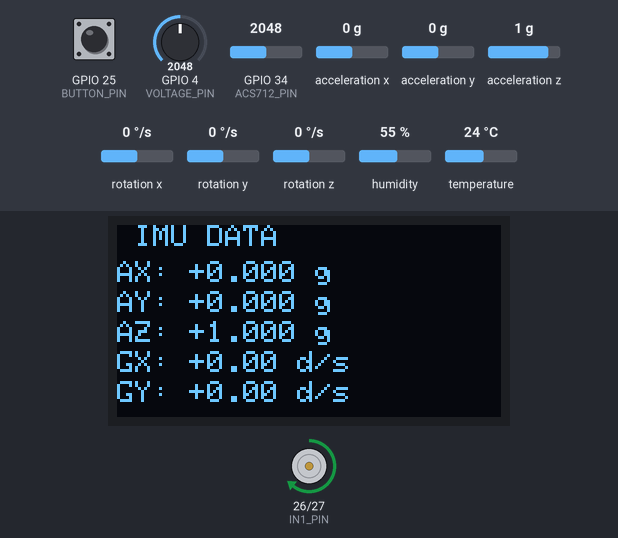
Simulated run of this sketch. Board: ESP32. Parts: 128×64 one-colour display, motor-driver pin pairs drawn as motors (green arrow = first pin HIGH = forward, orange = second pin HIGH = backward, longer = more drive, scaled by the enable pin). The inputs (shaded band) are chosen by the test bench; at power-on: GPIO 25 (BUTTON_PIN) HIGH, acceleration x 0 g, acceleration y 0 g, acceleration z 1 g, GPIO 4 (VOLTAGE_PIN) = 2048, GPIO 34 (ACS712_PIN) = 2048, rotation x 0 °/s, rotation y 0 °/s, rotation z 0 °/s, humidity 55 %, temperature 24 °C. Storage starts empty; what the sketch prints to the serial monitor is not drawn.

Above: at 7.9 s.
8.0 s: GPIO 25 (BUTTON_PIN) pulled LOW for 0.15 s
At 9.5 s:
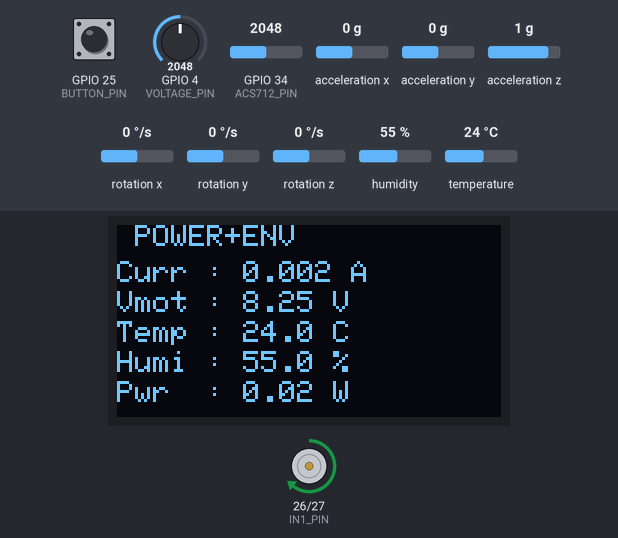
9.8 s: GPIO 25 (BUTTON_PIN) pulled LOW for 1 s
At 10.46 s:
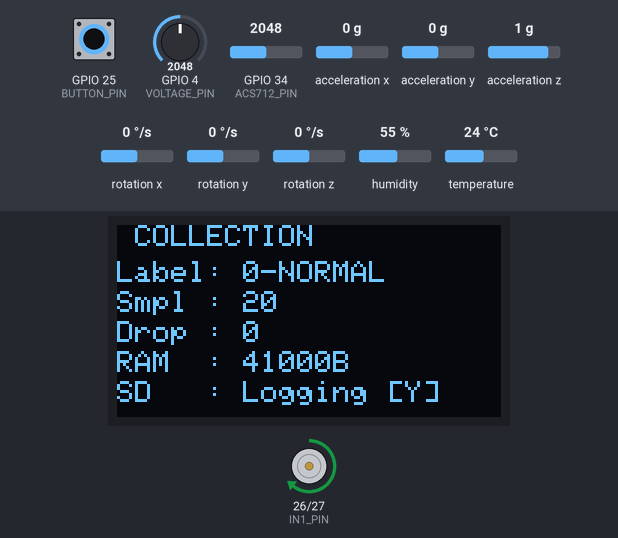
11.4 s: GPIO 25 (BUTTON_PIN) pulled LOW for 3.2 s
At 12.4 s:
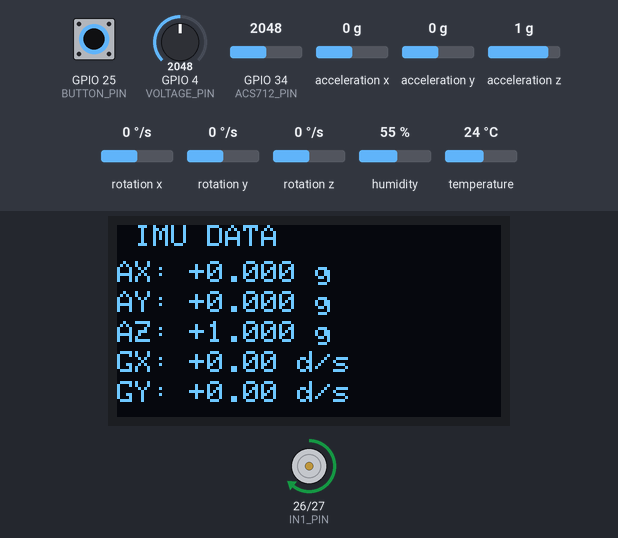
16.1 s: acceleration x set to -1.4 g
At 16.7 s:
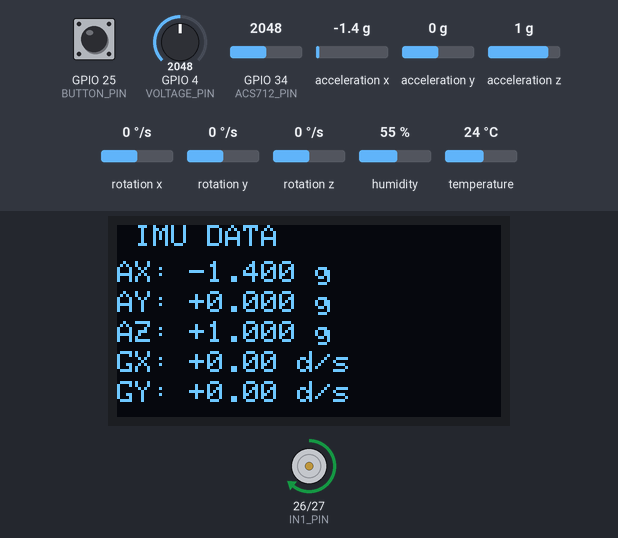
17.9 s: acceleration y set to -1.4 g
At 19.4 s:
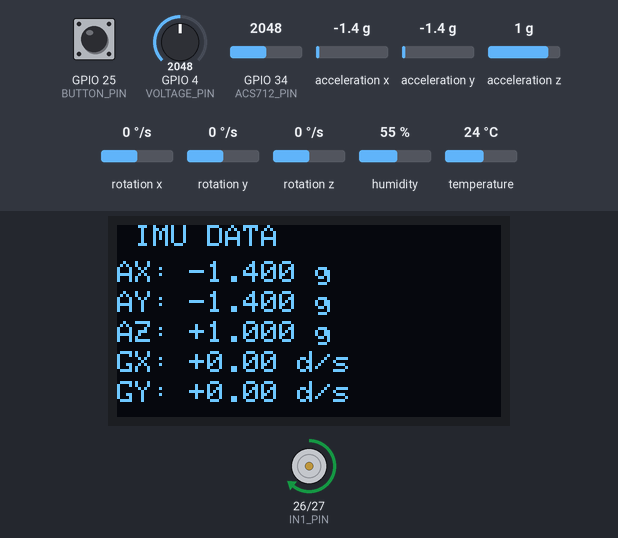
19.8 s: acceleration z set to -1.4 g
At 21.4 s:
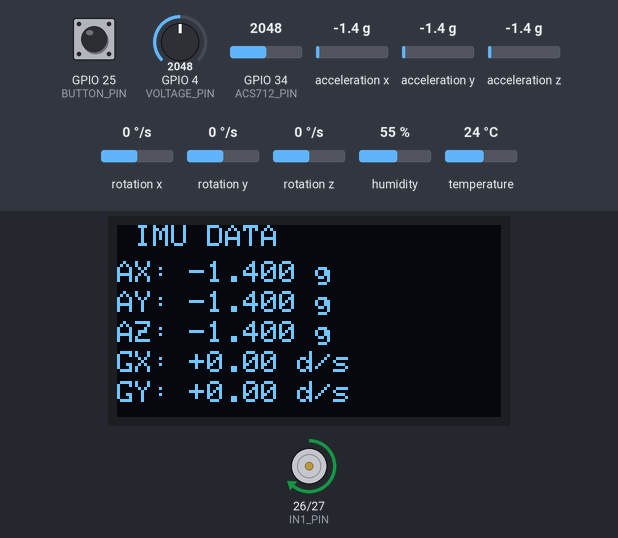
Timing chart, 0 to 22.7 s (numbered marks = the images above; inputs shaded):
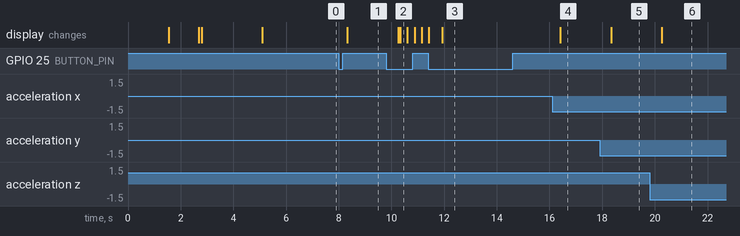

The sketch:

ESP32_FreeRTOS_motorcontrol.ino
```cpp
#include <Arduino.h>
#include <Wire.h>
#include <MPU6050.h>
#include "I2Cdev.h"
#include <DHT.h>
#include <SD.h>
#include <SPI.h>
#include <Adafruit_SH110X.h>
#include "freertos/FreeRTOS.h"
#include "freertos/task.h"
#include "freertos/queue.h"
#include "freertos/semphr.h"

//═══════════════════════════════════════
// PIN DEFINITIONS
//═══════════════════════════════════════
#define DHT11_PIN         13
#define ACS712_PIN        34
#define VOLTAGE_PIN        4
#define IN1_PIN           26
#define IN2_PIN           27
#define ENA_PIN           14
#define SD_CS_PIN          5
#define SDA_PIN           21
#define SCL_PIN           22
#define BUTTON_PIN        25
#define ENABLE_SD         0
//═══════════════════════════════════════
// OLED CONFIG
//═══════════════════════════════════════
#define OLED_ADDRESS    0x3C
#define SCREEN_WIDTH     128
#define SCREEN_HEIGHT     64

//═══════════════════════════════════════
// SAMPLING CONFIG
//═══════════════════════════════════════
#define SAMPLE_RATE_MS    10   // 100Hz (10)
#define QUEUE_SIZE        100

//═══════════════════════════════════════
// ACS712 CONFIG
// 5A  → 0.185
// 20A → 0.100
// 30A → 0.066
//═══════════════════════════════════════
#define ACS712_SENSITIVITY  0.185f
#define ACS712_ZERO_OFFSET  1.65f

//═══════════════════════════════════════
// VOLTAGE SENSOR CONFIG
//═══════════════════════════════════════
#define VOLTAGE_RATIO       5.0f

//═══════════════════════════════════════
// MOTOR CONFIG
//═══════════════════════════════════════
#define MOTOR_SPEED         180
#define PWM_CHANNEL           0
#define PWM_FREQ           1000
#define PWM_RES               8

//═══════════════════════════════════════
// LABEL — CHANGE BEFORE EACH RUN
// 0 = Normal
// 1 = Bearing Fault
// 2 = Overload
// 3 = Misalignment
//═══════════════════════════════════════
#define CURRENT_LABEL         0  // change

const char* LABEL_NAMES[] = {
  "NORMAL",
  "BRG FAULT",
  "OVERLOAD",
  "MISALIGN"
};

//═══════════════════════════════════════
// OBJECTS
//═══════════════════════════════════════
MPU6050          mpu;
DHT              dht(DHT11_PIN, DHT11);
Adafruit_SH1106G display(SCREEN_WIDTH,
                          SCREEN_HEIGHT,
                          &Wire, -1);

//═══════════════════════════════════════
// DATA STRUCTURES
//═══════════════════════════════════════
struct SensorFrame {
  unsigned long timestamp;
  float accel_x;
  float accel_y;
  float accel_z;
  float gyro_x;
  float gyro_y;
  float gyro_z;
  float temperature;
  float humidity;
  float current;
  float motorVoltage;
  int   label;
};

struct DisplayData {
  float accel_x;
  float accel_y;
  float accel_z;
  float gyro_x;
  float gyro_y;
  float gyro_z;
  float temperature;
  float humidity;
  float current;
  float motorVoltage;
  unsigned long samples;
  unsigned long dropped;
  int   label;
  bool  sdPresent;
};

//═══════════════════════════════════════
// GLOBAL FLAGS + STATS
//═══════════════════════════════════════
bool sdAvailable                 = false;
volatile unsigned long totalSamples  = 0;
volatile unsigned long droppedFrames = 0;

//═══════════════════════════════════════
// FREERTOS HANDLES
//═══════════════════════════════════════
QueueHandle_t     sensorQueue;
QueueHandle_t     displayQueue;
SemaphoreHandle_t sdMutex;
QueueHandle_t serialQueue;
QueueHandle_t sdQueue;

//═══════════════════════════════════════════════
// HELPER: Read ACS712
//═══════════════════════════════════════════════
float readCurrent() {
  long sum = 0;
  for (int i = 0; i < 500; i++) {
    sum += analogRead(ACS712_PIN);
    delayMicroseconds(50);
  }
  float avg     = sum / 500.0f;
  float voltage = avg * (3.3f / 4095.0f);
  float current = (voltage - ACS712_ZERO_OFFSET)
                  / ACS712_SENSITIVITY;
  return abs(current);
}

//═══════════════════════════════════════════════
// HELPER: Read Motor Voltage
//═══════════════════════════════════════════════
float readMotorVoltage() {
  long sum = 0;
  for (int i = 0; i < 500; i++) {
    sum += analogRead(VOLTAGE_PIN);
    delayMicroseconds(50);
  }
  float avg        = sum / 500.0f;
  float adcVoltage = avg * (3.3f / 4095.0f);
  return abs(adcVoltage * VOLTAGE_RATIO);
}

//═══════════════════════════════════════════════
// MOTOR HELPERS
//═══════════════════════════════════════════════
void setupMotor() {
  pinMode(IN1_PIN, OUTPUT);
  pinMode(IN2_PIN, OUTPUT);
  ledcSetup(PWM_CHANNEL, PWM_FREQ, PWM_RES);
  ledcAttachPin(ENA_PIN, PWM_CHANNEL);
}

void motorForward(int speed) {
  digitalWrite(IN1_PIN, HIGH);
  digitalWrite(IN2_PIN, LOW);
  ledcWrite(PWM_CHANNEL, speed);
}

void motorStop() {
  digitalWrite(IN1_PIN, LOW);
  digitalWrite(IN2_PIN, LOW);
  ledcWrite(PWM_CHANNEL, 0);
}

//═══════════════════════════════════════════════
// SD INIT — Returns false if no card
//═══════════════════════════════════════════════
bool initSD() {
  Serial.println("Innitializating SD...");

  if (!SD.begin(SD_CS_PIN)) {
    Serial.println("SD init FAILED ");
    return false;
  }

  Serial.println("SD init SUCCESS ");

  // Write header only if file doesnt exist
  if (!SD.exists("/data.csv")) {
    File f = SD.open("/data.csv", FILE_WRITE);
    if (f) {
      // f.println(
      //   "timestamp,"
      //   "accel_x,accel_y,accel_z,"
      //   "gyro_x,gyro_y,gyro_z,"
      //   "temperature,humidity,"
      //   "current,motorVoltage,"
      //   "label"
      // );
      f.println("timestamp,accel_x,accel_y,accel_z,gyro_x,gyro_y,gyro_z,temperature,humidity,current,motorVoltage,label");
      f.close();
      Serial.println("[SD] New file created");
    }
   else {
    Serial.println("[SD] Appending to existing file");
   }
  }
  return true;
}

//═══════════════════════════════════════════════
// OLED BOOT SCREEN HELPER
//═══════════════════════════════════════════════
void showBootScreen(const char* msg, bool ok) {
  display.setTextSize(1);
  display.setTextColor(SH110X_WHITE);
  display.printf("%s %s\n",
    ok ? "[OK] " : "[ERR]", msg);
  display.display();
}

//═══════════════════════════════════════════════
// TASK 1: Sensor Sampling — Priority 4
//═══════════════════════════════════════════════
void sensorTask(void *pvParams) {
  TickType_t lastWake = xTaskGetTickCount();
  int16_t ax, ay, az, gx, gy, gz;

  unsigned long lastDHTRead = 0;
  float lastTemp = 0.0f;
  float lastHumi = 0.0f;

  while (1) {
    SensorFrame frame;
    frame.timestamp = millis();
    frame.label     = CURRENT_LABEL;

    // MPU6050
    mpu.getMotion6(&ax, &ay, &az,
                   &gx, &gy, &gz);
    frame.accel_x = ax / 16384.0f;
    frame.accel_y = ay / 16384.0f;
    frame.accel_z = az / 16384.0f;
    frame.gyro_x  = gx / 131.0f;
    frame.gyro_y  = gy / 131.0f;
    frame.gyro_z  = gz / 131.0f;

    // DHT11 — reuse last value between reads
    if (millis() - lastDHTRead >= 2000) {
      float t = dht.readTemperature();
      float h = dht.readHumidity();
      if (!isnan(t) && !isnan(h)) {
        lastTemp    = t;
        lastHumi    = h;
        lastDHTRead = millis();
      }
    }
    frame.temperature = lastTemp;
    frame.humidity    = lastHumi;

    // Analog sensors
    frame.current      = readCurrent();
    frame.motorVoltage = readMotorVoltage();

    frame.motorVoltage = readMotorVoltage();


    char dataString[150];

    sprintf(dataString,"%lu,%.3f,%.3f,%.3f,%.3f,%.3f,%.3f,%.2f,%.2f,%.3f,%.3f,%d\n",
    frame.timestamp,
    frame.accel_x,
    frame.accel_y,
    frame.accel_z,
    frame.gyro_x,
    frame.gyro_y,
    frame.gyro_z,
    frame.temperature,
    frame.humidity,
    frame.current,
    frame.motorVoltage,
    frame.label
);

Serial2.print(dataString);

    // Disabled for optional SD logging
    // // Push to logger queue
    // if (xQueueSend(sensorQueue, &frame, 0)
    //     != pdTRUE) {
    //   droppedFrames++;
    // } else {
    //   totalSamples++;
    // }

    // SERIAL QUEUE
    if (xQueueSend(serialQueue, &frame, 0) != pdTRUE) {
        droppedFrames++;
      } else {
        totalSamples++;  // ← now increments correctly
      }

    // SD QUEUE (optional)
    #if ENABLE_SD
    if (xQueueSend(sdQueue, &frame, 0) != pdTRUE) {
    // drop if full
   }
    #endif

    // Update display queue
    // Always overwrite stale display data
    DisplayData disp;
    disp.accel_x      = frame.accel_x;
    disp.accel_y      = frame.accel_y;
    disp.accel_z      = frame.accel_z;
    disp.gyro_x       = frame.gyro_x;
    disp.gyro_y       = frame.gyro_y;
    disp.gyro_z       = frame.gyro_z;
    disp.temperature  = frame.temperature;
    disp.humidity     = frame.humidity;
    disp.current      = frame.current;
    disp.motorVoltage = frame.motorVoltage;
    disp.samples      = totalSamples;
    disp.dropped      = droppedFrames;
    disp.label        = CURRENT_LABEL;
    disp.sdPresent    = sdAvailable;

    // Drain old display data before sending new
    if (uxQueueSpacesAvailable(displayQueue) == 0) {
      DisplayData dummy;
      xQueueReceive(displayQueue, &dummy, 0);
    }
    xQueueSend(displayQueue, &disp, 0);

    vTaskDelayUntil(&lastWake,
                    pdMS_TO_TICKS(SAMPLE_RATE_MS));
  }

}

//═══════════════════════════════════════════════
// TASK 2: SD Logger — Priority 3
// Skips write gracefully if no SD card
//═══════════════════════════════════════════════
#if ENABLE_SD

void loggerTask(void *pvParams) {
  SensorFrame frame;

  while (1) {
    if (xQueueReceive(sdQueue, &frame, portMAX_DELAY) == pdTRUE) {

      if (!sdAvailable) {
        vTaskDelay(pdMS_TO_TICKS(10));
        continue;
      }

      if (xSemaphoreTake(sdMutex, pdMS_TO_TICKS(100)) == pdTRUE) {

        File f = SD.open("/data.csv", FILE_APPEND);

        if (f) {
          f.printf(
            "%lu,%.4f,%.4f,%.4f,%.4f,%.4f,%.4f,%.2f,%.2f,%.4f,%.4f,%d\n",
            frame.timestamp,
            frame.accel_x,
            frame.accel_y,
            frame.accel_z,
            frame.gyro_x,
            frame.gyro_y,
            frame.gyro_z,
            frame.temperature,
            frame.humidity,
            frame.current,
            frame.motorVoltage,
            frame.label
          );
          f.close();
        } else {
          sdAvailable = false;
          Serial.println("[WARN] SD removed!");
        }

        xSemaphoreGive(sdMutex);
      }
    }
  }
}

#endif
//===================================================
// Serial Logger for python
//===================================================
void serialLoggerTask(void *pvParams) {
  SensorFrame frame;

  while (1) {
    if (xQueueReceive(serialQueue, &frame, portMAX_DELAY) == pdTRUE) {

      Serial.printf(
        "%lu,%.4f,%.4f,%.4f,%.4f,%.4f,%.4f,%.2f,%.2f,%.4f,%.4f,%d\n",
        frame.timestamp,
        frame.accel_x,
        frame.accel_y,
        frame.accel_z,
        frame.gyro_x,
        frame.gyro_y,
        frame.gyro_z,
        frame.temperature,
        frame.humidity,
        frame.current,
        frame.motorVoltage,
        frame.label
      );
    }
  }
}

//═══════════════════════════════════════════════
// TASK 3: OLED Display — Priority 2
// Screen 1: IMU + DHT11 readings
// Screen 2: Current + Voltage + Stats
// Screen 3: Collection info + SD status
//═══════════════════════════════════════════════
void displayTask(void *pvParams) {
  DisplayData disp;
  int screen = 0;
  TickType_t lastSwitch = xTaskGetTickCount();

  while (1) {
    if (xQueueReceive(displayQueue, &disp,
                      pdMS_TO_TICKS(600))
        == pdTRUE) {

      // Rotate screen every 2.5 seconds
      // if (xTaskGetTickCount() - lastSwitch
      //     >= pdMS_TO_TICKS(2500)) {
      //   screen = (screen + 1) % 3;
      //   lastSwitch = xTaskGetTickCount();
      // }
      static int screen = 0;
      static bool lastButtonState = HIGH;

      bool currentButton = digitalRead(BUTTON_PIN);

      // Detect button press (falling edge)
      if (lastButtonState == HIGH && currentButton == LOW) {
        screen = (screen + 1) % 3;
        vTaskDelay(pdMS_TO_TICKS(200));  // debounce
      }

      lastButtonState = currentButton;

      display.clearDisplay();
      display.setTextColor(SH110X_WHITE);
      display.setTextSize(1);

      switch (screen) {

        //───────────────────────────────
        // Screen 1: IMU Data
        //───────────────────────────────
        case 0:
          display.setCursor(0, 0);
          display.println(" IMU DATA ");

          display.setCursor(0, 12);
          display.printf("AX: %+.3f g", disp.accel_x);

          display.setCursor(0, 22);
          display.printf("AY: %+.3f g", disp.accel_y);

          display.setCursor(0, 32);
          display.printf("AZ: %+.3f g", disp.accel_z);

          display.setCursor(0, 42);
          display.printf("GX: %+.2f d/s",
                          disp.gyro_x);

          display.setCursor(0, 52);
          display.printf("GY: %+.2f d/s",
                          disp.gyro_y);
          break;

        //───────────────────────────────
        // Screen 2: Power + Environment
        //───────────────────────────────
        case 1:
          display.setCursor(0, 0);
          display.println(" POWER+ENV ");

          display.setCursor(0, 12);
          display.printf("Curr : %.3f A",
                          disp.current);

          display.setCursor(0, 22);
          display.printf("Vmot : %.2f V",
                          disp.motorVoltage);

          display.setCursor(0, 32);
          display.printf("Temp : %.1f C",
                          disp.temperature);

          display.setCursor(0, 42);
          display.printf("Humi : %.1f %%",
                          disp.humidity);

          display.setCursor(0, 52);
          // Show motor power
          display.printf("Pwr  : %.2f W",
            disp.current * disp.motorVoltage);
          break;

        //───────────────────────────────
        // Screen 3: Collection Stats
        //───────────────────────────────
        case 2:
          display.setCursor(0, 0);
          display.println(" COLLECTION ");

          display.setCursor(0, 12);
          display.printf("Label: %d-%s",
            disp.label,
            LABEL_NAMES[disp.label]);

          display.setCursor(0, 22);
          display.printf("Smpl : %lu",
                          disp.samples);

          display.setCursor(0, 32);
          display.printf("Drop : %lu",
                          disp.dropped);

          display.setCursor(0, 42);
          display.printf("RAM  : %dB",
                          ESP.getFreeHeap());

          // SD status with icon
          display.setCursor(0, 52);
          if (disp.sdPresent) {
            display.printf("SD   : Logging [Y]");
          } else {
            display.printf("SD   : Not found [N]");
          }
          break;
      }

      display.display();
    }
  }
}

//═══════════════════════════════════════════════
// TASK 4: Serial Status — Priority 1
//═══════════════════════════════════════════════
void statusTask(void *pvParams) {
  while (1) {
    vTaskDelay(pdMS_TO_TICKS(5000));

    Serial.println("\n══════════════════════════");
    Serial.printf("Label  : %d (%s)\n",
      CURRENT_LABEL,
      LABEL_NAMES[CURRENT_LABEL]);
    Serial.printf("Samples: %lu\n",  totalSamples);
    Serial.printf("Dropped: %lu\n",  droppedFrames);
    Serial.printf("RAM    : %d B\n", ESP.getFreeHeap());
    Serial.printf("SD     : %s\n",
      sdAvailable ? "Logging" : "Not present");
    Serial.printf("Queue  : %d/%d\n",
      uxQueueMessagesWaiting(sensorQueue),
      QUEUE_SIZE);
    Serial.println("══════════════════════════");
  }
}

//═══════════════════════════════════════════════
// SETUP
//═══════════════════════════════════════════════
void setup() {
  Serial.begin(921600);
  delay(1000);

  Serial2.begin(115200, SERIAL_8N1, 16, 17);

  //Button_pin
  pinMode(BUTTON_PIN, INPUT_PULLUP);

  // Init I2C
  Wire.begin(SDA_PIN, SCL_PIN);
  delay(500);

  // Init OLED first for boot progress
  display.begin(OLED_ADDRESS, true);
  display.clearDisplay();
  display.setTextSize(1);
  display.setTextColor(SH110X_WHITE);
  display.setCursor(0, 0);
  display.println(" Pred. Maintenance");
  display.println(" Data Collection");
  display.println("-----------------");
  display.display();
  delay(1000);

  // Init MPU6050
  mpu.initialize();
  mpu.initialize();
  mpu.setSleepEnabled(false);  // keep falses
  delay(100);


  // Try reading once to verify
  int16_t ax, ay, az, gx, gy, gz;
  mpu.getMotion6(&ax, &ay, &az, &gx, &gy, &gz);

  // Simple check (not blocking system)
  bool mpuOK = !(ax == 0 && ay == 0 && az == 0);

  Serial.printf("[%s] MPU6050\n", mpuOK ? "OK" : "WARN");

  // Init DHT11
  dht.begin();
  showBootScreen("DHT11", true);

  // Init SPI + SD — non blocking
  SPI.begin();
  sdAvailable = initSD();
  showBootScreen("SD Card", sdAvailable);
  if (!sdAvailable) {
    Serial.println("[WARN] No SD card detected");
    Serial.println("[WARN] Logging disabled");
    Serial.println("[WARN] All other functions OK");
  }

  // Init motor
  setupMotor();
  showBootScreen("L298N", true);

  // Show current label on boot screen
  display.setCursor(0, 52);
  display.printf("Label: %d-%s",CURRENT_LABEL,LABEL_NAMES[CURRENT_LABEL]);
  display.display();
  delay(2000);

  // Create FreeRTOS objects
  sensorQueue  = xQueueCreate(QUEUE_SIZE,
                               sizeof(SensorFrame));
  displayQueue = xQueueCreate(2,
                               sizeof(DisplayData));
  sdMutex      = xSemaphoreCreateMutex();

  serialQueue = xQueueCreate(QUEUE_SIZE, sizeof(SensorFrame));

  sdQueue     = xQueueCreate(QUEUE_SIZE, sizeof(SensorFrame));

  if (!sensorQueue || !displayQueue || !sdMutex) {
    Serial.println("[ERROR] FreeRTOS init failed");
    display.clearDisplay();
    display.setCursor(0, 0);
    display.println("RTOS INIT FAILED");
    display.println("Restart device");
    display.display();
    while (1);
  }

  // Create all tasks
  xTaskCreate(sensorTask,       "Sensor",       4096, NULL, 4, NULL);
  xTaskCreate(serialLoggerTask, "SerialLogger", 4096, NULL, 2, NULL);

  #if ENABLE_SD
  xTaskCreate(sdLoggerTask,     "SDLogger",     4096, NULL, 3, NULL);
  #endif

  xTaskCreate(displayTask,      "Display",      4096, NULL, 2, NULL);
  xTaskCreate(statusTask,       "Status",       2048, NULL, 1, NULL);

  Serial.println("\n[START] System running");
  Serial.printf("[INFO]  Label: %d - %s\n",
    CURRENT_LABEL,
    LABEL_NAMES[CURRENT_LABEL]);
  Serial.printf("[INFO]  SD logging: %s\n",
    sdAvailable ? "Enabled" : "Disabled");

  // Start motor after short delay
  delay(2000);
  motorForward(MOTOR_SPEED);
  Serial.println("[INFO]  Motor started");
}

void loop() {
  vTaskDelay(portMAX_DELAY);
}
```

Measured:
- after the input at 8.0 s, the display: changes after 0.32 s (image 1)
- after the input at 9.8 s, the display: first changes after 0.46 s (image 2 shows a later state)
- after the input at 16.1 s, the display: changes after 0.31 s (image 4)
- after the input at 17.9 s, the display: changes after 0.45 s (image 5)
- after the input at 19.8 s, the display: changes after 0.46 s (image 6)
